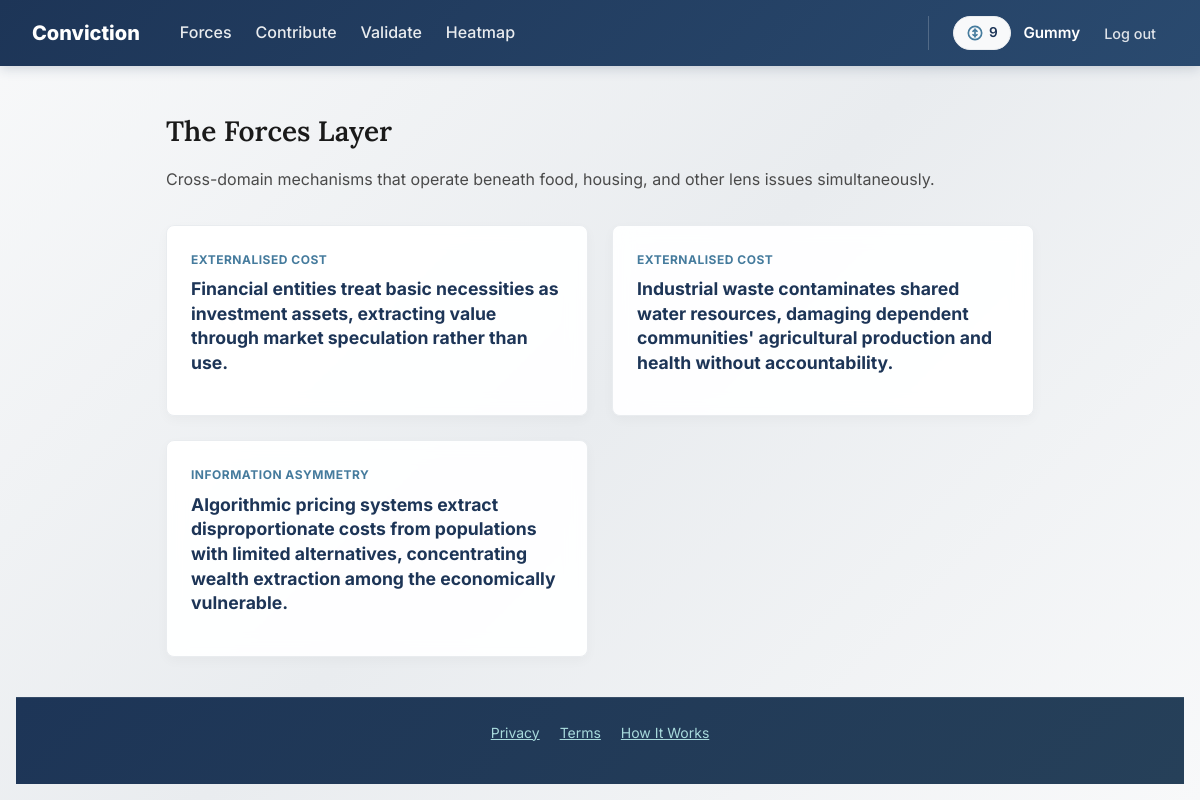
Screenshot of /forces (signed in) with the database file from the repository.
### tables this page shows
CREATE TABLE forces (
    id INTEGER PRIMARY KEY AUTOINCREMENT,
    slug TEXT UNIQUE NOT NULL,
    title TEXT NOT NULL,
    category TEXT NOT NULL,
    mechanism TEXT NOT NULL,
    evidence_chain JSON,
    created_at TIMESTAMP DEFAULT CURRENT_TIMESTAMP
);

### app.py (the view)
@app.route('/forces')
def forces():
    db = get_db()
    all_forces = models.get_all_forces(db)
    grouped = {}
    for f in all_forces:
        grouped.setdefault(f['category'], []).append(f)
    return render_template('forces.html', grouped_forces=grouped)

### app.py (called while the page is built)
@app.before_request
def csrf_protect():
    if request.method == 'POST':
        token = session.get('_csrf_token', None)
        if not token or token != request.form.get('_csrf_token'):
            abort(403)

def get_db():
    if 'db' not in g:
        g.db = sqlite3.connect(
            DATABASE,
            detect_types=sqlite3.PARSE_DECLTYPES
        )
        g.db.row_factory = sqlite3.Row
    return g.db

@app.after_request
def add_security_headers(response):
    response.headers['Cache-Control'] = 'no-store, no-cache, must-revalidate, max-age=0'
    response.headers['Pragma'] = 'no-cache'
    response.headers['Expires'] = '0'
    response.headers['Surrogate-Control'] = 'no-store'
    return response

### models.py (called while the page is built)
def get_all_forces(db):
    return db.execute(
        'SELECT * FROM forces ORDER BY category, created_at DESC'
    ).fetchall()

### templates/forces.html (shortened to what this page needs)
{% extends 'layout.html' %}
{% block content %}
<div class="forces-container">
    <h1>The Forces Layer</h1>
    <p>Cross-domain mechanisms that operate beneath food, housing, and other lens issues simultaneously.</p>
    <div class="forces-grid">
        {% for category, forces in grouped_forces.items() %}
            {% for force in forces %}
            <div class="force-card-grid">
                <div>
                    <span class="force-category-tag">{{ category.replace('_', ' ').title() }}</span>
                    <h3><a href="{{ url_for('force_detail', slug=force.slug) }}">{{ force.title }}</a></h3>
                </div>
            </div>
            {% endfor %}
        {% endfor %}
    </div>
</div>
{% endblock %}

### static/css/styles.css (style rules this page uses)
*, *::before, *::after { box-sizing: border-box; margin: 0; padding: 0; }
body { font-family: 'Inter', system-ui, sans-serif; line-height: 1.6; padding: 1rem; padding-top: 5rem; min-height: 100vh; display: flex; flex-direction: column; color: #4a4a4a; background: linear-gradient(135deg, #f8f9fa 0%, #e9ecef 50%, #f8f9fa 100%); background-attachment: fixed; }
h1 { font-family: 'Lora', serif; font-size: 1.75rem; font-weight: 600; line-height: 1.4; margin-bottom: 1rem; color: #1a1a1a; }
p { margin-bottom: 1rem; }
.forces-grid { display: grid; grid-template-columns: repeat(auto-fill, minmax(280px, 1fr)); gap: 1.5rem; margin-top: 2rem; }
.force-card-grid { background: rgba(255, 255, 255, 0.95); backdrop-filter: blur(10px); border: 1px solid #e9ecef; border-radius: 8px; padding: 1.5rem; display: flex; flex-direction: column; justify-content: space-between; transition: transform 0.2s, box-shadow 0.2s; min-height: 150px; box-shadow: 0 4px 12px rgba(0,0,0,0.03); }
.force-category-tag { font-size: 0.75rem; text-transform: uppercase; letter-spacing: 0.5px; color: #457b9d; font-weight: bold; margin-bottom: 0.5rem; display: block; }
.force-card-grid h3 { font-size: 1.1rem; margin-bottom: 1rem; line-height: 1.4; }
.force-card-grid a { text-decoration: none; color: #1d3557; }

### rows the page displays
forces: replace "EXTERNALISED COST", title "Financial entities treat basic necessities as investment assets, extracting value through market speculation rather than use."
forces: title "Industrial waste contaminates shared water resources, damaging dependent communities' agricultural production and health without accountability."
forces: replace "INFORMATION ASYMMETRY", title "Algorithmic pricing systems extract disproportionate costs from populations with limited alternatives, concentrating wealth extraction among the economically vulnerable."

### other values shown
{{ session.get('token_balance', 0) }} "9"
{{ session.username }} "Gummy"
